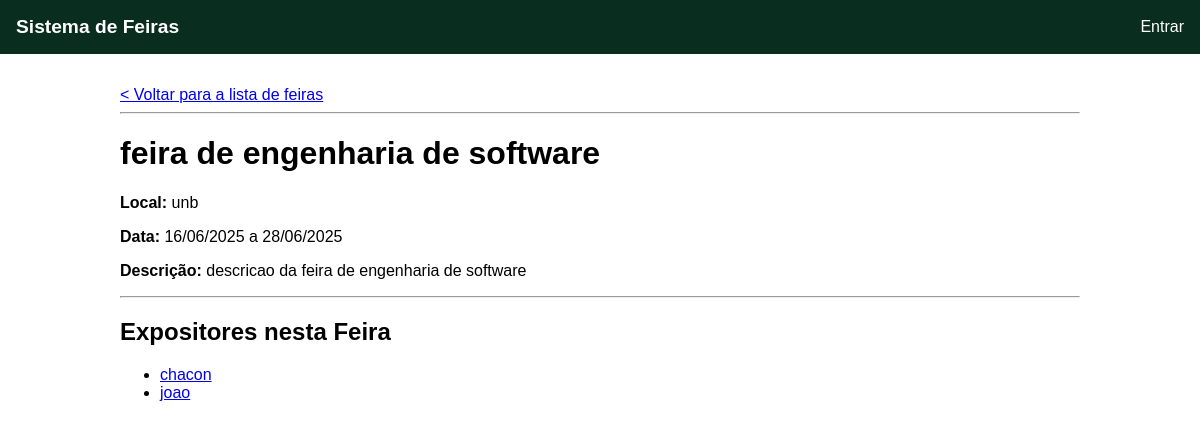
Page /feira/1 on the committed database.
### core/models.py (models this page shows, shortened)
class Feira(models.Model):
    nome = models.CharField(max_length=100)
    descricao = models.TextField()
    localidade = models.CharField(max_length=200)
    data_inicio = models.DateField()
    data_fim = models.DateField()

class Expositor(models.Model):
    nome = models.CharField(max_length=100)
    descricao = models.TextField()
    contato = models.CharField(max_length=100) # Email ou telefone
    feiras = models.ManyToManyField(Feira, related_name='expositores') # Um expositor pode estar em várias feiras

### core/views.py (the view)
# urls.py: path('feira/<int:feira_id>', views.detalhes_feira, name='detalhes_feira'),
def detalhes_feira(request, feira_id):
    feira = get_object_or_404(Feira, pk=feira_id)
    expositores_da_feira = feira.expositores.all()
    context = {
        'feira': feira,
        'expositores': expositores_da_feira,
    }
    return render(request, 'core/detalhes_feira.html', context)

### core/templates/core/detalhes_feira.html (shortened to what this page needs)
{% extends 'core/base.html' %}
{% block content %}
    <a href="{% url 'inicio' %}">< Voltar para a lista de feiras</a>
    <hr>
    <h1>{{ feira.nome }}</h1>
    <p><strong>Local:</strong> {{ feira.localidade }}</p>
    <p><strong>Data:</strong> {{ feira.data_inicio|date:"d/m/Y" }} a {{ feira.data_fim|date:"d/m/Y" }}</p>
    <p><strong>Descrição:</strong> {{ feira.descricao }}</p>
    <hr>
    <h2>Expositores nesta Feira</h2>
    {% if expositores %}
        <ul class="expositor-list">
            {% for expositor in expositores %}
            	<li><a href="{% url 'detalhes_expositor' expositor.id %}">{{ expositor.nome }}</a></li>
            {% endfor %}
        </ul>
    {% else %}
        <p>Ainda não há expositores confirmados para esta feira.</p>
    {% endif %}
{% endblock %}

### core/templates/core/base.html (style rules this page uses)
body { font-family: sans-serif; margin: 0; }

### rows in the picture
Feira: nome "feira de engenharia de software", localidade "unb", data_inicio "16/06/2025", data_fim "28/06/2025", descricao "descricao da feira de engenharia de software"
Expositor: nome "chacon"
Expositor: nome "joao"
